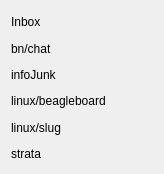
<?xml version="1.0" encoding="UTF-8"?>
<ui version="4.0">
 <class>MailFilterStatus</class>
 <widget class="QWidget" name="MailFilterStatus">
  <property name="geometry">
   <rect>
    <x>0</x>
    <y>0</y>
    <width>164</width>
    <height>174</height>
   </rect>
  </property>
  <property name="minimumSize">
   <size>
    <width>164</width>
    <height>174</height>
   </size>
  </property>
  <property name="maximumSize">
   <size>
    <width>164</width>
    <height>174</height>
   </size>
  </property>
  <property name="windowTitle">
   <string>MailFilterStatus</string>
  </property>
  <layout class="QVBoxLayout" name="verticalLayout">
   <item>
    <widget class="QLabel" name="Inbox">
     <property name="minimumSize">
      <size>
       <width>121</width>
       <height>21</height>
      </size>
     </property>
     <property name="maximumSize">
      <size>
       <width>121</width>
       <height>21</height>
      </size>
     </property>
     <property name="text">
      <string>Inbox</string>
     </property>
    </widget>
   </item>
   <item>
    <widget class="QLabel" name="bnChat">
     <property name="minimumSize">
      <size>
       <width>121</width>
       <height>21</height>
      </size>
     </property>
     <property name="maximumSize">
      <size>
       <width>121</width>
       <height>21</height>
      </size>
     </property>
     <property name="text">
      <string>bn/chat</string>
     </property>
    </widget>
   </item>
   <item>
    <widget class="QLabel" name="infoJunk">
     <property name="minimumSize">
      <size>
       <width>121</width>
       <height>21</height>
      </size>
     </property>
     <property name="maximumSize">
      <size>
       <width>121</width>
       <height>21</height>
      </size>
     </property>
     <property name="text">
      <string>infoJunk</string>
     </property>
    </widget>
   </item>
   <item>
    <widget class="QLabel" name="linuxBeagleBoard">
     <property name="minimumSize">
      <size>
       <width>121</width>
       <height>21</height>
      </size>
     </property>
     <property name="maximumSize">
      <size>
       <width>121</width>
       <height>21</height>
      </size>
     </property>
     <property name="text">
      <string>linux/beagleboard</string>
     </property>
    </widget>
   </item>
   <item>
    <widget class="QLabel" name="linuxSlug">
     <property name="minimumSize">
      <size>
       <width>121</width>
       <height>21</height>
      </size>
     </property>
     <property name="maximumSize">
      <size>
       <width>121</width>
       <height>21</height>
      </size>
     </property>
     <property name="text">
      <string>linux/slug</string>
     </property>
    </widget>
   </item>
   <item>
    <widget class="QLabel" name="strata">
     <property name="minimumSize">
      <size>
       <width>121</width>
       <height>21</height>
      </size>
     </property>
     <property name="maximumSize">
      <size>
       <width>121</width>
       <height>21</height>
      </size>
     </property>
     <property name="text">
      <string>strata</string>
     </property>
    </widget>
   </item>
  </layout>
 </widget>
 <layoutdefault spacing="6" margin="11"/>
 <resources/>
 <connections/>
</ui>
